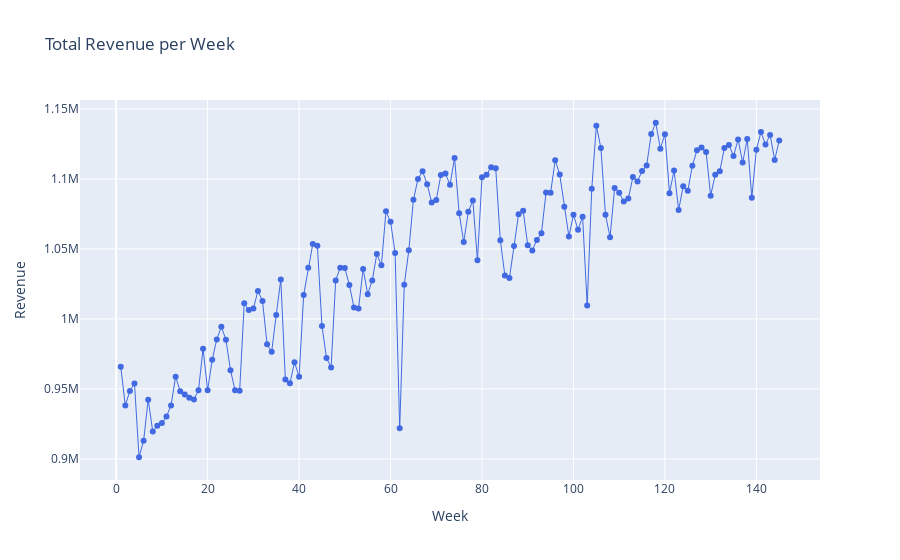

Here is the notebook cell this chart was saved with:
### Code cell
#calculate revenue per week
weekly_revenue=df.groupby('week',as_index=False)['checkout_price'].sum() #group num_orders by week and calculate total revenue

#plot the total orders per week
import plotly.graph_objects as go
fig=go.Figure()
fig.add_trace(go.Scatter(x=weekly_revenue.week,y=weekly_revenue.checkout_price,mode='lines+markers',line=dict(color='royalblue',width=1)))
fig.update_layout(title='Total Revenue per Week',xaxis_title='Week',yaxis_title='Revenue')

### Figure 1 — Plotly figure (JSON) as saved in the notebook; plotly's stock layout.template omitted (floating-point values rounded to 4 significant figures; data arrays with more than 128 entries replaced by an {"elided": "..."} marker saying what was removed)
{"data": [{"line": {"color": "royalblue", "width": 1}, "mode": "lines+markers", "type": "scatter", "x": {"elided": "145 int values"}, "y": {"elided": "145 float values"}}], "layout": {"title": {"text": "Total Revenue per Week"}, "xaxis": {"title": {"text": "Week"}}, "yaxis": {"title": {"text": "Revenue"}}}}
